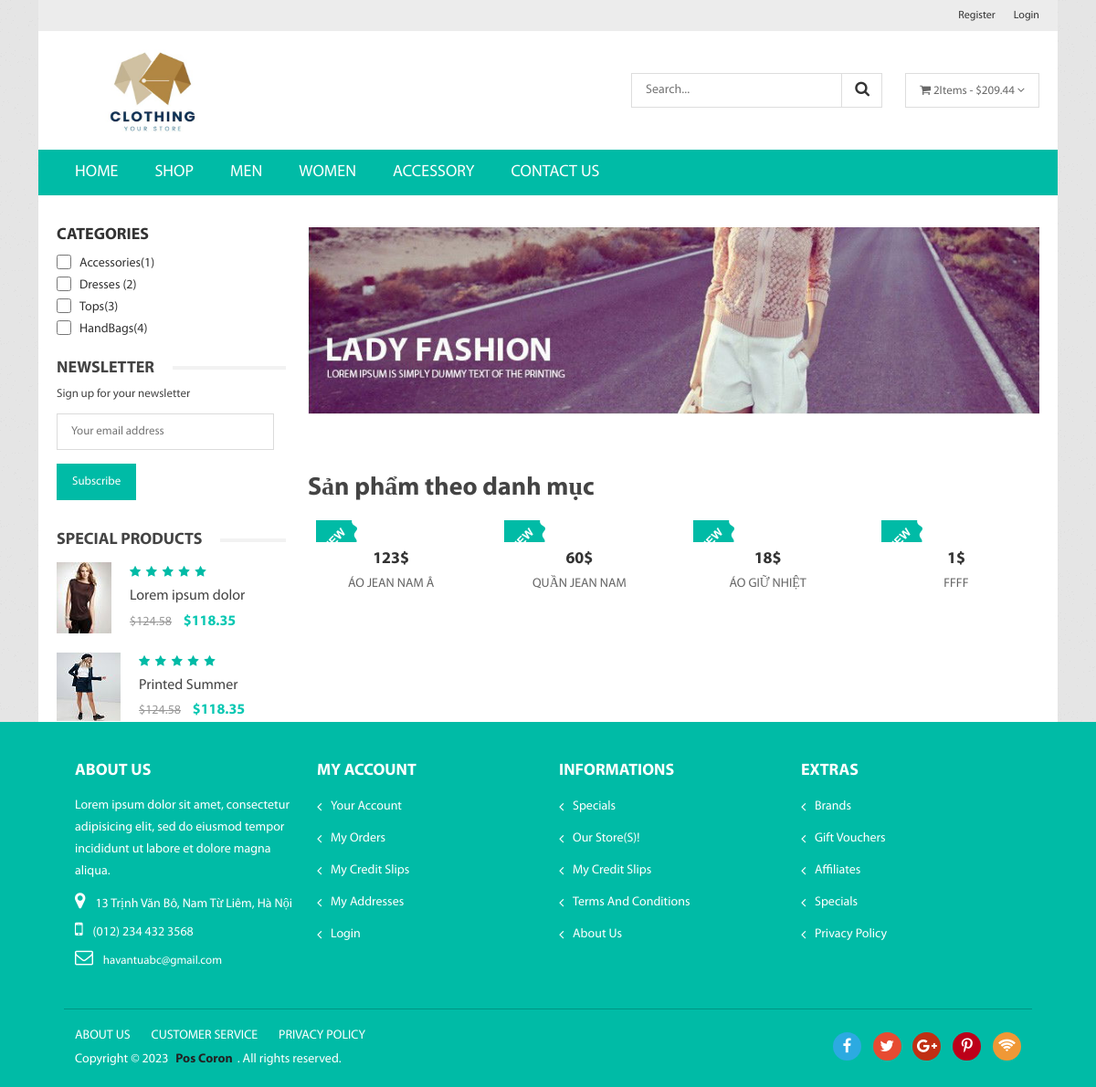
/?act=category&id=1, run on an earlier commit of the app's database.
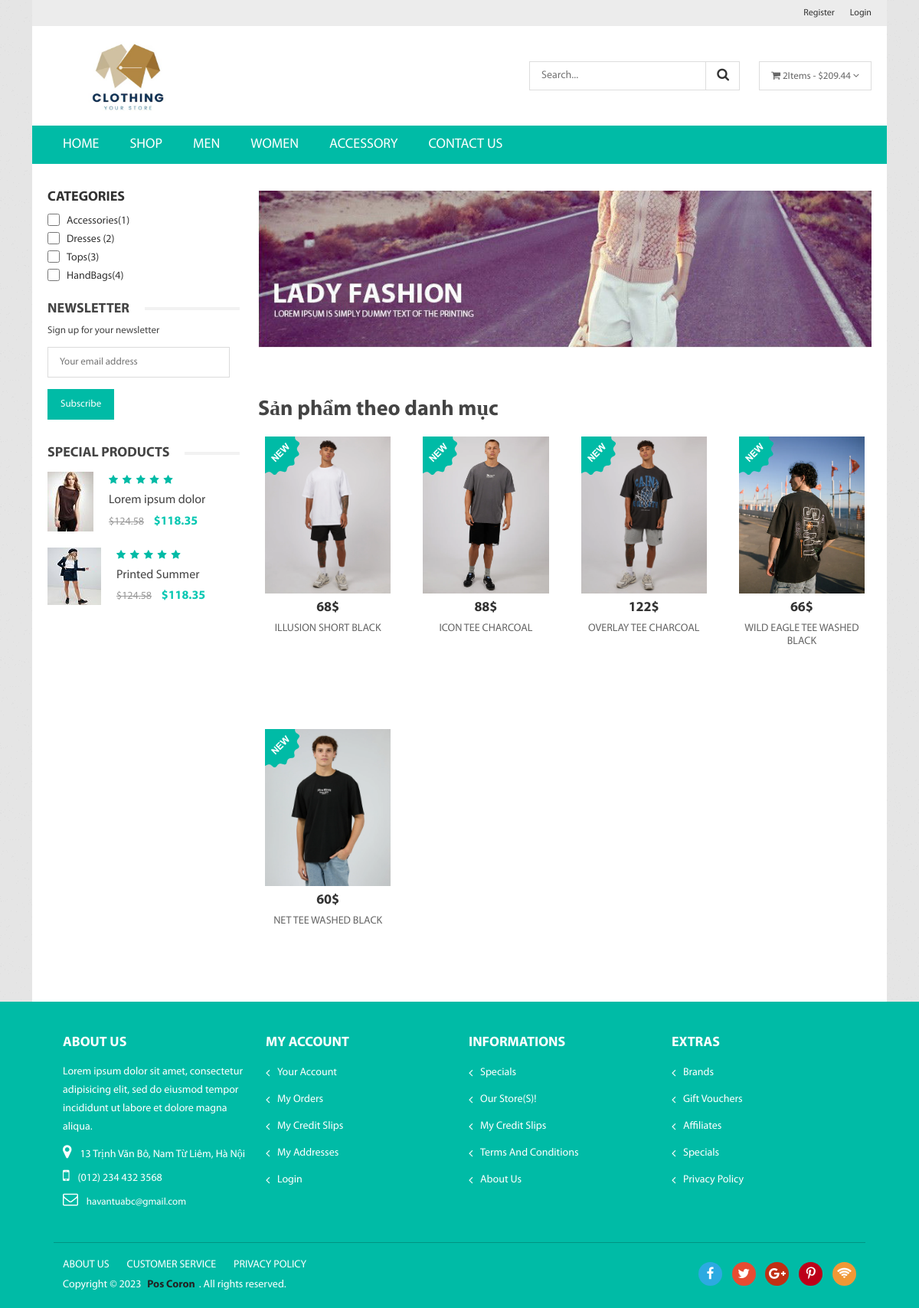
And on a later commit of the database.
### tables this page shows
CREATE TABLE `category` (
  `id` int(11) NOT NULL,
  `name` varchar(100) DEFAULT NULL
);

CREATE TABLE `product` (
  `id` int(11) NOT NULL,
  `category_id` int(11) DEFAULT NULL,
  `title` varchar(350) DEFAULT NULL,
  `price` int(11) DEFAULT NULL,
  `discount` int(11) DEFAULT NULL,
  `thumbnail` varchar(500) DEFAULT NULL,
  `description` longtext DEFAULT NULL,
  `created_at` datetime DEFAULT NULL,
  `updated_at` datetime DEFAULT NULL
);

### index.php (called while the page is built, shortened)
<?php
require_once './commons/function.php';
require_once './controllers/HomeController.php';
require_once './models/Product.php';
$act = $_GET['act'] ?? '/';
match ($act) {
    '/' => (new HomeController())->home(),
    'homepage' => (new HomeController())->homepage(),
    'productpage' => (new HomeController())->productpage(),
    'my-account' => (new HomeController())->myAccount(),
    'login' => (new HomeController())->login(),
    'check-login' => (new HomeController())->postlogin(),
    'logout' => (new HomeController())->Logout(),
    'register' => (new HomeController())->Register(),
    'check-register' => (new HomeController())->postRegister(),
    'detail-product' => (new HomeController())->detailProduct(),
    'add-cart' => (new HomeController())->addCart(),
    'cart' => (new HomeController())->Cart(),
    'checkout' => (new HomeController())->checkout(),
    'payment-processing' => (new HomeController())->postCheckout(),
    'category' => (new HomeController())->listProductByCategory(),
};

### commons/function.php (called while the page is built, shortened)
<?php
function connectDB()
{
    $host = DB_HOST;
    $port = DB_PORT;
    $dbname = DB_NAME;
    try {
        $conn = new PDO("mysql:host=$host;port=$port;dbname=$dbname", DB_USERNAME, DB_PASSWORD);
        $conn->setAttribute(PDO::ATTR_ERRMODE, PDO::ERRMODE_EXCEPTION);
        $conn->setAttribute(PDO::ATTR_DEFAULT_FETCH_MODE, PDO::FETCH_ASSOC);
        return $conn;
    } catch (PDOException $e) {
        echo ("Connection failed: " . $e->getMessage());
    }
}

### admin/model/AdminCategory.php (called while the page is built, shortened)
<?php
class AdminCategory
{
    public $conn;
    public function __construct()
    {
        $this->conn = connectDB();
    }
    public function getAllCategory()
    {
        try {
            $sql = 'SELECT id, name FROM category';
            $stmt = $this->conn->prepare($sql);
            $stmt->execute();
            return $stmt->fetchAll();
        } catch (Exception $e) {
            echo "Lỗi: " . $e->getMessage();
            return [];
        }
    }
}

### models/Product.php (called while the page is built, shortened)
<?php
class Product
{
    public $conn;
    public function __construct()
    {
        $this->conn = connectDB();
    }
    public function getProductsByCategory($categoryId)
    {
        try {
            $sql = 'SELECT product.*, category.name AS category_name
                    FROM product
                    INNER JOIN category ON product.category_id = category.id
                    WHERE product.category_id = :category_id';
            $stmt = $this->conn->prepare($sql);
            $stmt->execute([':category_id' => $categoryId]);
            return $stmt->fetchAll(PDO::FETCH_ASSOC);
        } catch (Exception $e) {
            echo 'Lỗi: ' . $e->getMessage();
            return [];
        }
    }
}

### views/LayoutClient/listProduct.php (the view, shortened to what the rows shown need)
<?php include 'views/LayoutClient/header.php' ?>
<?php include 'views/LayoutClient/menu.php' ?>
<div class=" pos_home_section">
    <div class="row pos_home">
        <div class="col-lg-9 col-md-12">
            <div class="product_list_section">
                <div class="row">
                    <?php if (isset($listProduct) && !empty($listProduct)): ?>
                        <?php foreach ($listProduct as $product): ?>
                            <div class="col-lg-3 col-md-4 col-sm-6">
                                <div class="single_product">
                                    <div class="product_thumb">
                                        <a href="<?= BASE_URL . '?act=detail-product&id_product=' . $product['id']; ?>">
                                            <img src="<?= BASE_URL . $product['thumbnail'] ?>" alt="">
                                        </a>
                                        <div class="img_icone">
                                            <img src="assets/img/cart/span-new.png" alt="">
                                        </div>
                                    </div>
                                    <div class="product_content">
                                        <span class="product_price"><?= $product['price'] ?>$</span>
                                        <h3 class="product_title">
                                            <a href="<?= BASE_URL . '?act=detail-product&id_product=' . $product['id']; ?>"><?= $product['title'] ?></a>
                                        </h3>
                                    </div>
                                </div>
                            </div>
                        <?php endforeach; ?>
                    <?php else: ?>
                        <p>Không có sản phẩm nào trong danh mục này.</p>
                    <?php endif; ?>
                </div>
            </div>
        </div>
    </div>
</div>
</div>
</div>
</div>
</body>
</html>

### views/LayoutClient/menu.php (shortened to what the rows shown need)
<?php
require_once './admin/model/AdminCategory.php';
?>
<div class="header_bottom">
    <div class="row">
        <div class="col-12">
            <div class="main_menu_inner">
                <div class="main_menu d-none d-lg-block">
                    <nav>
                        <ul>
                            <?php
                            $modelCategory = new AdminCategory();
                            $categories = $modelCategory->getAllCategory();
                            foreach ($categories as $category): ?>
                                <li><a href="<?= BASE_URL . '?act=category&id=' . $category['id'] ?>"><?= $category['name'] ?></a></li>
                            <?php endforeach; ?>
                        </ul>
                    </nav>
                </div>
            </div>
        </div>
    </div>
</div>
</div>

What changed in the data, as far as the page shows it:
removed product: price "123", title "ÁO JEAN NAM Â"
removed product: price "60", title "QUẦN JEAN NAM"
removed product: price "18", title "ÁO GIỮ NHIỆT"
removed product: price "1", title "FFFF"
added product: thumbnail (picture), price "68", title "ILLUSION SHORT BLACK"
added product: thumbnail (picture), price "88", title "ICON TEE CHARCOAL"
added product: thumbnail (picture), price "122", title "OVERLAY TEE CHARCOAL"
added product: thumbnail (picture), price "66", title "WILD EAGLE TEE WASHED BLACK"
added product: thumbnail (picture), price "60", title "NET TEE WASHED BLACK"
